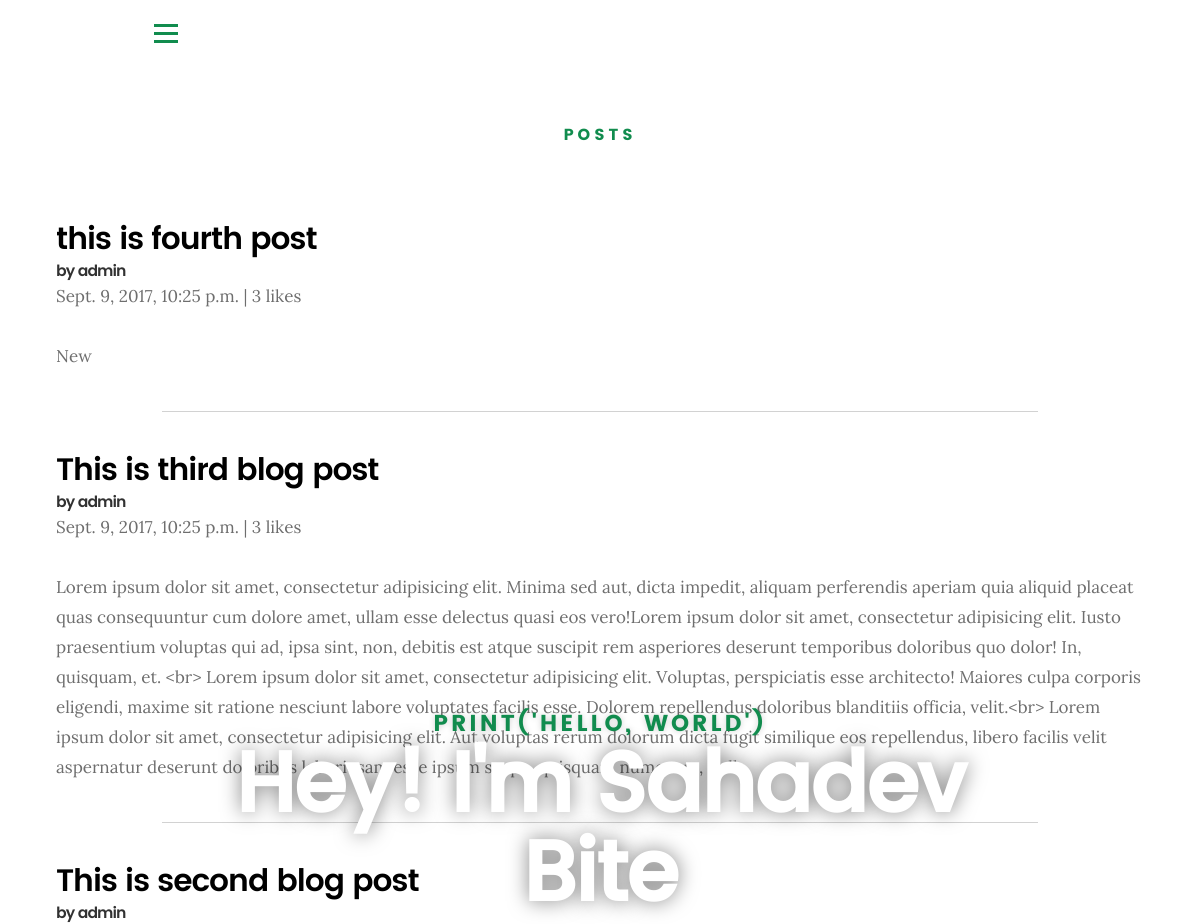
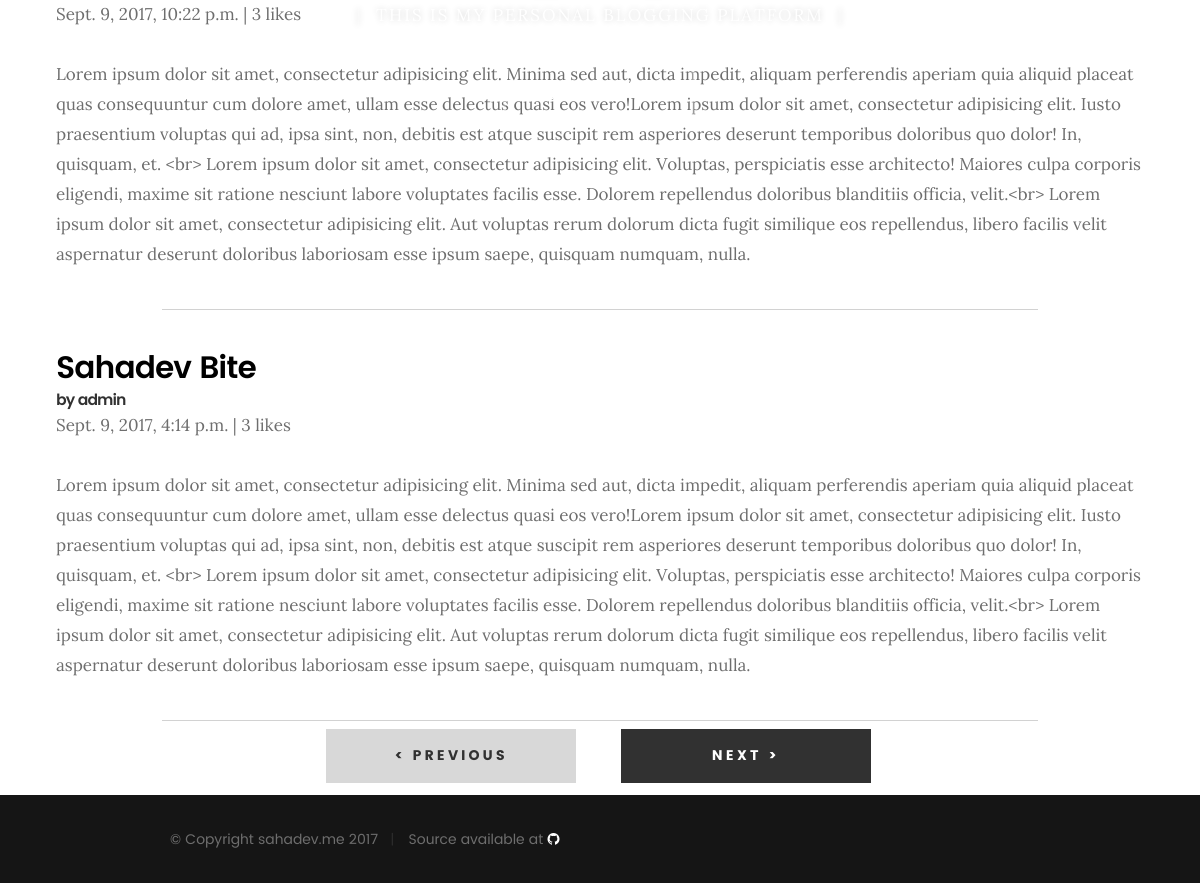
Screenshot of /blog/ with the database file from the repository (2 pictures, top to bottom).
### blog/models.py (models this page shows, shortened)
class Post(models.Model):
	created_by = models.ForeignKey(User)
	post_title = models.CharField(max_length=250)
	brief = models.CharField(max_length=5000)
	body = models.TextField()
	created_on = models.DateTimeField(default=datetime.now)

### blog/views.py (the view)
class IndexView(generic.ListView):
	template_name = 'blog/home.html'
	context_object_name = 'all_posts'
	def get_queryset(self):
		return Post.objects.order_by('-created_on')[:40]

### blog/templates/blog/home.html (shortened to what this page needs)
	{% extends 'home/base.html' %}
	{% block content %}
	<header>
   	<div class="row">
   		<div class="top-bar">
   			<a class="menu-toggle" href="#"><span>Menu</span></a>
   		</div>
   	</div>
   </header>
   <section id="intro">
   	<div class="intro-overlay"></div>
   	<div class="intro-content">
   		<div class="row">
   			<div class="col-twelve">
	   			<h5>print('Hello, World')</h5>
	   			<h1>Hey! I'm Sahadev Bite</h1>
	   			<p class="intro-position">
	   				<span>This is my personal blogging platform</span>
	   			</p>
	   			<a class="button stroke smoothscroll" href="#blog" title="">Read Posts</a>
	   		</div>
   		</div>
   	</div>
   </section>
   <section id="blog">
   	<div class="row section-intro">
   		<div class="col-twelve">
   			<h5>Posts</h5>
   		</div>
   	</div>
		{% for post in all_posts %}
   		<div class="row">
				<div class="col-twelve">
					<h1 class="title" style="padding-top: 3rem;"><a href="{{ post.id }}">{{ post.post_title }}</a><p class="author">by {{ post.created_by }}</p></h1>
					<p class = "metadata">{{ post.created_on }} | 3 likes</p>
					<p class="body">{{ post.brief }}</p>
				</div>
		</div>
		<hr>
		{% endfor  %}
   	<div class="row button-section">
   		<div class="col-twelve">
   			<a href="#" title="< Previous" class="button">< Previous</a>
   			<a href="#" title="Next >" class="button button-primary">Next ></a>
   		</div>
   	</div>
   </section>
 	{% endblock %}

### core/templates/home/base.html (shortened to what this page needs)
<!DOCTYPE html>
<html class="no-js" lang="en">
<head>
   {% load static %}
   <link rel="stylesheet" href="{% static 'home/css/base.css' %}">
   <link rel="stylesheet" href="{% static 'home/css/main.css' %}">
   <link rel="stylesheet" href="{% static 'home/css/vendor.css' %}">
</head>
<body id="top">
	{% block content %}
	{% endblock %}
   <footer>
     	<div class="row">
     		<div class="col-six tab-full pull-right social">
	      </div>
      	<div class="col-six tab-full">
	      	<div class="copyright">
		        	<span>© Copyright sahadev.me 2017</span>
		        	<span>Source available at <a href="www.github.com/rajujha373"><i class="fa fa-github"></i></a></span>
		         </div>
	      	</div>
      	</div>
   </footer>
</body>
</html>

### core/static/home/css/base.css (style rules this page uses)
html { font-family: sans-serif; -ms-text-size-adjust: 100%; -webkit-text-size-adjust: 100%; }
body { margin: 0; }
article, aside, details, figcaption, figure, footer, header, hgroup, main, menu, nav, section, summary { display: block; }
a { background: transparent; }
h1 { font-size: 2em; margin: 0.67em 0; }
hr { -moz-box-sizing: content-box; box-sizing: content-box; height: 0; }
html { font-size: 62.5%; box-sizing: border-box; }
*, *::before, *::after { box-sizing: inherit; }
body { font-weight: normal; line-height: 1; text-rendering: optimizeLegibility; word-wrap: break-word; -webkit-overflow-scrolling: touch; -webkit-text-size-adjust: none; }
body, input, button { -moz-osx-font-smoothing: grayscale; -webkit-font-smoothing: antialiased; }
div, dl, dt, dd, ul, ol, li, h1, h2, h3, h4, h5, h6, pre, form, p, blockquote, th, td { margin: 0; padding: 0; }
h1, h2, h3, h4, h5, h6 { -webkit-font-variant-ligatures: common-ligatures; -moz-font-variant-ligatures: common-ligatures; font-variant-ligatures: common-ligatures; text-rendering: optimizeLegibility; }
em, i { font-style: italic; line-height: inherit; }
a { text-decoration: none; line-height: inherit; }
.row { width: 94%; max-width: 1140px; margin: 0 auto; }
.row:before, .row:after { content: ""; display: table; }
.row:after { clear: both; }
[class*="col-"], .bgrid { float: left; }
[class*="col-"] { padding: 0 20px; }
.col-six, .col-1-2 { width: 50%; }
.col-twelve, .col-full { width: 100%; }
.pull-right { float: right; }

### blog/templates/blog/home.html (style rules this page uses)
.author { font-size: 0.5em; }
footer { padding-top: 3rem; }
hr { width: 73%; }

### rows the page displays
Post: post_title "this is fourth post", created_by "admin", created_on "Sept. 9, 2017, 10:25 p.m.", brief "New"
Post: post_title "This is third blog post", created_by "admin", created_on "Sept. 9, 2017, 10:25 p.m.", brief "Lorem ipsum dolor sit amet, consectetur adipisicing elit. Minima sed aut, dicta impedit, aliquam perferendis aperiam quia aliquid placeat quas consequuntur cum dolore amet, ullam esse delectus quasi eos vero!Lorem ipsum dolor sit amet, consectetur adipisicing elit. Iusto praesentium voluptas qui ad, ipsa sint, non, debitis est atque suscipit rem asperiores deserunt temporibus doloribus quo dolor! In, quisquam, et. <br> Lorem ipsum dolor sit amet, consectetur adipisicing elit. Voluptas, perspiciatis esse architecto! Maiores culpa corporis eligendi, maxime sit ratione nesciunt labore voluptates facilis esse. Dolorem repellendus doloribus blanditiis officia, velit.<br> Lorem ipsum dolor sit…"
Post: post_title "This is second blog post", created_by "admin", created_on "Sept. 9, 2017, 10:22 p.m.", brief "Lorem ipsum dolor sit amet, consectetur adipisicing elit. Minima sed aut, dicta impedit, aliquam perferendis aperiam quia aliquid placeat quas consequuntur cum dolore amet, ullam esse delectus quasi eos vero!Lorem ipsum dolor sit amet, consectetur adipisicing elit. Iusto praesentium voluptas qui ad, ipsa sint, non, debitis est atque suscipit rem asperiores deserunt temporibus doloribus quo dolor! In, quisquam, et. <br> Lorem ipsum dolor sit amet, consectetur adipisicing elit. Voluptas, perspiciatis esse architecto! Maiores culpa corporis eligendi, maxime sit ratione nesciunt labore voluptates facilis esse. Dolorem repellendus doloribus blanditiis officia, velit.<br> Lorem ipsum dolor sit…"
Post: post_title "Sahadev Bite", created_by "admin", created_on "Sept. 9, 2017, 4:14 p.m.", brief "Lorem ipsum dolor sit amet, consectetur adipisicing elit. Minima sed aut, dicta impedit, aliquam perferendis aperiam quia aliquid placeat quas consequuntur cum dolore amet, ullam esse delectus quasi eos vero!Lorem ipsum dolor sit amet, consectetur adipisicing elit. Iusto praesentium voluptas qui ad, ipsa sint, non, debitis est atque suscipit rem asperiores deserunt temporibus doloribus quo dolor! In, quisquam, et. <br> Lorem ipsum dolor sit amet, consectetur adipisicing elit. Voluptas, perspiciatis esse architecto! Maiores culpa corporis eligendi, maxime sit ratione nesciunt labore voluptates facilis esse. Dolorem repellendus doloribus blanditiis officia, velit.<br> Lorem ipsum dolor sit…"
